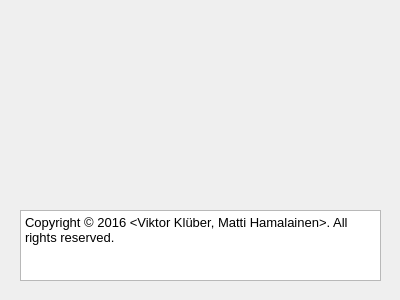
<?xml version="1.0" encoding="UTF-8"?>
<ui version="4.0">
 <class>ReRefAboutWidgetClass</class>
 <widget class="QDialog" name="ReRefAboutWidgetClass">
  <property name="geometry">
   <rect>
    <x>0</x>
    <y>0</y>
    <width>400</width>
    <height>300</height>
   </rect>
  </property>
  <property name="sizePolicy">
   <sizepolicy hsizetype="Fixed" vsizetype="Fixed">
    <horstretch>0</horstretch>
    <verstretch>0</verstretch>
   </sizepolicy>
  </property>
  <property name="minimumSize">
   <size>
    <width>400</width>
    <height>300</height>
   </size>
  </property>
  <property name="maximumSize">
   <size>
    <width>400</width>
    <height>300</height>
   </size>
  </property>
  <property name="windowTitle">
   <string>About Dummy Toolbox</string>
  </property>
  <widget class="QTextBrowser" name="textBrowser">
   <property name="geometry">
    <rect>
     <x>20</x>
     <y>210</y>
     <width>361</width>
     <height>71</height>
    </rect>
   </property>
   <property name="html">
    <string>&lt;!DOCTYPE HTML PUBLIC &quot;-//W3C//DTD HTML 4.0//EN&quot; &quot;http://www.w3.org/TR/REC-html40/strict.dtd&quot;&gt;
&lt;html&gt;&lt;head&gt;&lt;meta name=&quot;qrichtext&quot; content=&quot;1&quot; /&gt;&lt;style type=&quot;text/css&quot;&gt;
p, li { white-space: pre-wrap; }
&lt;/style&gt;&lt;/head&gt;&lt;body style=&quot; font-family:'MS Shell Dlg 2'; font-size:8.25pt; font-weight:400; font-style:normal;&quot;&gt;
&lt;table border=&quot;0&quot; style=&quot;-qt-table-type: root; margin-top:4px; margin-bottom:4px; margin-left:4px; margin-right:4px;&quot;&gt;
&lt;tr&gt;
&lt;td style=&quot;border: none;&quot;&gt;
&lt;p style=&quot; margin-top:0px; margin-bottom:0px; margin-left:0px; margin-right:0px; -qt-block-indent:0; text-indent:0px;&quot;&gt;&lt;span style=&quot; font-family:'Sans'; font-size:10pt;&quot;&gt;Copyright © 2016 &amp;lt;Viktor Klüber, Matti Hamalainen&amp;gt;. All rights reserved.&lt;/span&gt;&lt;/p&gt;&lt;/td&gt;&lt;/tr&gt;&lt;/table&gt;&lt;/body&gt;&lt;/html&gt;</string>
   </property>
  </widget>
 </widget>
 <layoutdefault spacing="6" margin="11"/>
 <resources/>
 <connections/>
</ui>
